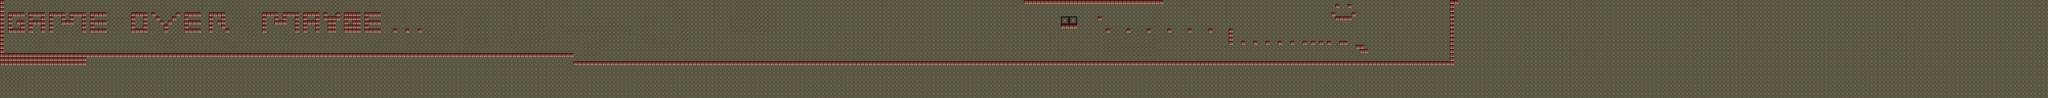

Below is a game level as drawn by its tile map, then a one-line description and the .tmx that defines it (tile-layer data replaced by summaries):
An orthogonal 500x24 tile map with 32x32 px tiles, 1 tile layer (Fondo).

<map version="1.0" orientation="orthogonal" width="500" height="24" tilewidth="32" tileheight="32">
 <tileset firstgid="1" name="walls1_0" tilewidth="32" tileheight="32">
  <image source="../images/walls1_0.png" width="448" height="512" />
  <tile id="30">
   <properties>
    <property name="buena" value="" />
   </properties>
  </tile>
  <tile id="31">
   <properties>
    <property name="buena" value="" />
   </properties>
  </tile>
  <tile id="44">
   <properties>
    <property name="buena" value="" />
   </properties>
  </tile>
  <tile id="45">
   <properties>
    <property name="buena" value="" />
   </properties>
  </tile>
  <tile id="58">
   <properties>
    <property name="colision" value="" />
   </properties>
  </tile>
 </tileset>
 <layer name="Fondo" width="500" height="24" opacity="0.9">
  <data>[12000 cells, 12000 non-empty, 8 distinct tile ids]</data>
 </layer>
</map>
